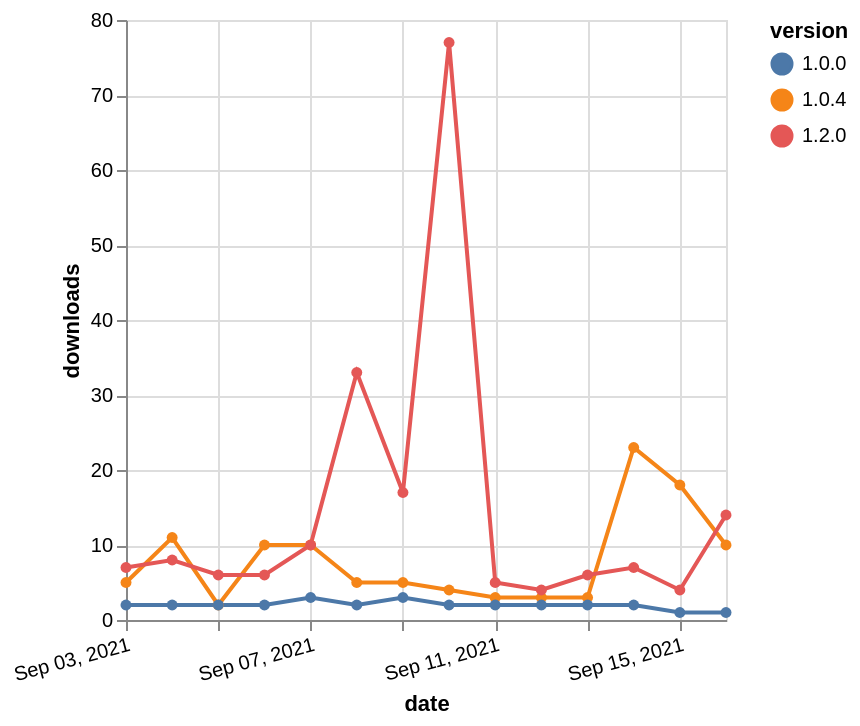

Vega-Lite specification stored for this chart:
### Vega-Lite specification from a JSON file in a GitHub repository (floating-point values rounded to 4 significant figures)
{"$schema": "https://vega.github.io/schema/vega-lite/v5.json", "description": "A simple bar chart with embedded data.", "data": {"values": [{"date": "2021-09-03", "total": 970, "delta": 5, "version": "1.0.4"}, {"date": "2021-09-04", "total": 981, "delta": 11, "version": "1.0.4"}, {"date": "2021-09-05", "total": 983, "delta": 2, "version": "1.0.4"}, {"date": "2021-09-06", "total": 993, "delta": 10, "version": "1.0.4"}, {"date": "2021-09-07", "total": 1003, "delta": 10, "version": "1.0.4"}, {"date": "2021-09-08", "total": 1008, "delta": 5, "version": "1.0.4"}, {"date": "2021-09-09", "total": 1013, "delta": 5, "version": "1.0.4"}, {"date": "2021-09-10", "total": 1017, "delta": 4, "version": "1.0.4"}, {"date": "2021-09-11", "total": 1020, "delta": 3, "version": "1.0.4"}, {"date": "2021-09-12", "total": 1023, "delta": 3, "version": "1.0.4"}, {"date": "2021-09-13", "total": 1026, "delta": 3, "version": "1.0.4"}, {"date": "2021-09-14", "total": 1049, "delta": 23, "version": "1.0.4"}, {"date": "2021-09-15", "total": 1067, "delta": 18, "version": "1.0.4"}, {"date": "2021-09-16", "total": 1077, "delta": 10, "version": "1.0.4"}, {"date": "2021-09-03", "total": 1657, "delta": 2, "version": "1.0.0"}, {"date": "2021-09-04", "total": 1659, "delta": 2, "version": "1.0.0"}, {"date": "2021-09-05", "total": 1661, "delta": 2, "version": "1.0.0"}, {"date": "2021-09-06", "total": 1663, "delta": 2, "version": "1.0.0"}, {"date": "2021-09-07", "total": 1666, "delta": 3, "version": "1.0.0"}, {"date": "2021-09-08", "total": 1668, "delta": 2, "version": "1.0.0"}, {"date": "2021-09-09", "total": 1671, "delta": 3, "version": "1.0.0"}, {"date": "2021-09-10", "total": 1673, "delta": 2, "version": "1.0.0"}, {"date": "2021-09-11", "total": 1675, "delta": 2, "version": "1.0.0"}, {"date": "2021-09-12", "total": 1677, "delta": 2, "version": "1.0.0"}, {"date": "2021-09-13", "total": 1679, "delta": 2, "version": "1.0.0"}, {"date": "2021-09-14", "total": 1681, "delta": 2, "version": "1.0.0"}, {"date": "2021-09-15", "total": 1682, "delta": 1, "version": "1.0.0"}, {"date": "2021-09-16", "total": 1683, "delta": 1, "version": "1.0.0"}, {"date": "2021-09-03", "total": 707, "delta": 7, "version": "1.2.0"}, {"date": "2021-09-04", "total": 715, "delta": 8, "version": "1.2.0"}, {"date": "2021-09-05", "total": 721, "delta": 6, "version": "1.2.0"}, {"date": "2021-09-06", "total": 727, "delta": 6, "version": "1.2.0"}, {"date": "2021-09-07", "total": 737, "delta": 10, "version": "1.2.0"}, {"date": "2021-09-08", "total": 770, "delta": 33, "version": "1.2.0"}, {"date": "2021-09-09", "total": 787, "delta": 17, "version": "1.2.0"}, {"date": "2021-09-10", "total": 864, "delta": 77, "version": "1.2.0"}, {"date": "2021-09-11", "total": 869, "delta": 5, "version": "1.2.0"}, {"date": "2021-09-12", "total": 873, "delta": 4, "version": "1.2.0"}, {"date": "2021-09-13", "total": 879, "delta": 6, "version": "1.2.0"}, {"date": "2021-09-14", "total": 886, "delta": 7, "version": "1.2.0"}, {"date": "2021-09-15", "total": 890, "delta": 4, "version": "1.2.0"}, {"date": "2021-09-16", "total": 904, "delta": 14, "version": "1.2.0"}]}, "width": "container", "mark": {"type": "line", "point": {"filled": true}}, "encoding": {"x": {"field": "date", "type": "temporal", "timeUnit": "yearmonthdate", "title": "date", "axis": {"labelAngle": -15}}, "y": {"field": "delta", "type": "quantitative", "title": "downloads"}, "color": {"field": "version", "type": "nominal"}, "tooltip": {"field": "delta"}}}
